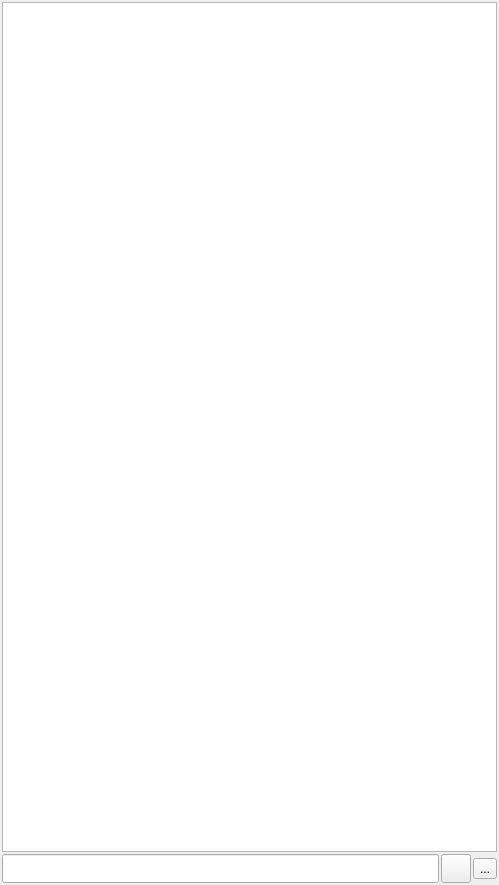
<?xml version="1.0" encoding="UTF-8"?>
<ui version="4.0">
 <class>DockWidget</class>
 <widget class="QDockWidget" name="DockWidget">
  <property name="geometry">
   <rect>
    <x>0</x>
    <y>0</y>
    <width>499</width>
    <height>885</height>
   </rect>
  </property>
  <property name="windowTitle">
   <string>DockWidget</string>
  </property>
  <widget class="QWidget" name="inner_widget">
   <layout class="QGridLayout" name="gridLayout">
    <property name="leftMargin">
     <number>2</number>
    </property>
    <property name="topMargin">
     <number>2</number>
    </property>
    <property name="rightMargin">
     <number>2</number>
    </property>
    <property name="bottomMargin">
     <number>2</number>
    </property>
    <property name="spacing">
     <number>2</number>
    </property>
    <item row="1" column="0">
     <widget class="KLineEdit" name="filter_line_edit">
      <property name="sizePolicy">
       <sizepolicy hsizetype="Expanding" vsizetype="Preferred">
        <horstretch>0</horstretch>
        <verstretch>0</verstretch>
       </sizepolicy>
      </property>
      <property name="clearButtonEnabled">
       <bool>true</bool>
      </property>
     </widget>
    </item>
    <item row="1" column="1">
     <widget class="QToolButton" name="filter_case_sensitive_button">
      <property name="text">
       <string/>
      </property>
      <property name="icon">
       <iconset theme="format-text-uppercase">
        <normaloff>.</normaloff>.</iconset>
      </property>
      <property name="iconSize">
       <size>
        <width>22</width>
        <height>22</height>
       </size>
      </property>
      <property name="checkable">
       <bool>true</bool>
      </property>
     </widget>
    </item>
    <item row="1" column="2">
     <widget class="QToolButton" name="filter_autoexpand_matches_button">
      <property name="text">
       <string>...</string>
      </property>
      <property name="icon">
       <iconset theme="expand-all-symbolic">
        <normaloff>.</normaloff>.</iconset>
      </property>
      <property name="iconSize">
       <size>
        <width>22</width>
        <height>22</height>
       </size>
      </property>
      <property name="checkable">
       <bool>true</bool>
      </property>
     </widget>
    </item>
    <item row="0" column="0" colspan="3">
     <widget class="QTreeView" name="tree_view">
      <property name="contextMenuPolicy">
       <enum>Qt::CustomContextMenu</enum>
      </property>
      <property name="selectionMode">
       <enum>QAbstractItemView::ExtendedSelection</enum>
      </property>
      <property name="selectionBehavior">
       <enum>QAbstractItemView::SelectItems</enum>
      </property>
      <property name="uniformRowHeights">
       <bool>true</bool>
      </property>
      <property name="animated">
       <bool>true</bool>
      </property>
      <property name="headerHidden">
       <bool>true</bool>
      </property>
      <attribute name="headerStretchLastSection">
       <bool>false</bool>
      </attribute>
     </widget>
    </item>
   </layout>
  </widget>
 </widget>
 <customwidgets>
  <customwidget>
   <class>KLineEdit</class>
   <extends>QLineEdit</extends>
   <header>klineedit.h</header>
  </customwidget>
 </customwidgets>
 <resources/>
 <connections/>
</ui>
